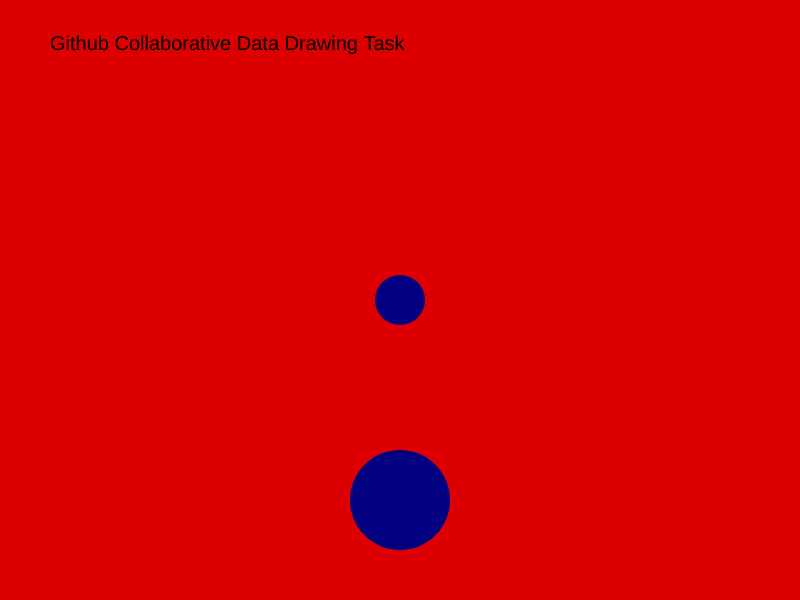
Frame 1 (no input)
Frame 60 (no input): identical to frame 1, image omitted
Frame 120 (the mouse pressed at the canvas centre since frame 60): identical to frame 1, image omitted

The p5.js sketch that drew this single still picture (run headless with seeded random() and noise() and a simulated clock; from frame 60 on, the mouse is pressed at the canvas centre):

// p5.js sketch
// ── sketch.js



function setup() {
    createCanvas(800, 600);
}

function draw() {
    background(220, 0, 0);
    textSize(20);
    fill(0);
    text("Github Collaborative Data Drawing Task", 50, 50);

    //draw 2 circles
    //change colours of the circle to navy blues with no strokes
    
    noStroke();
    fill(0, 0, 128);
    circle(400,300,50);
    circle(400,500,100);

    //replace one of the circles with a gradient (colour of your choosing)
}
